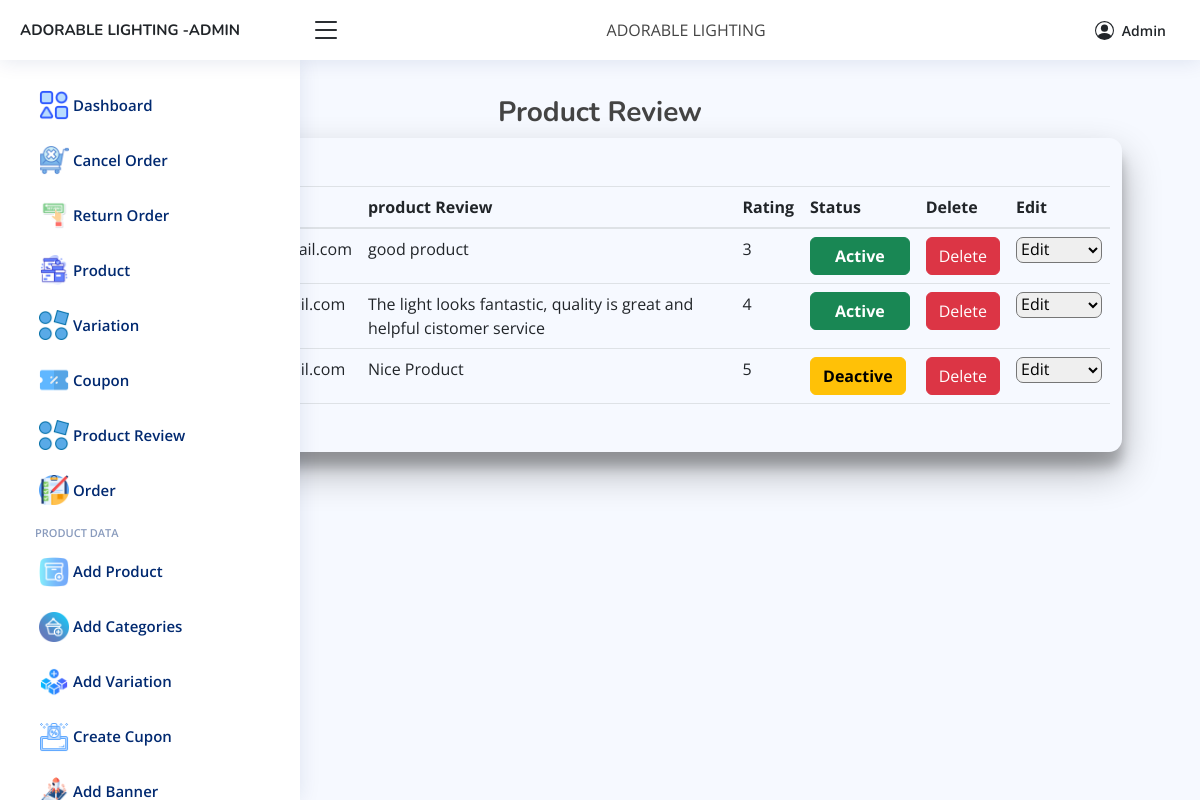
/admin/product_review.php, run on the app's committed database.
### tables this page shows
CREATE TABLE `review` (
  `id` int(11) NOT NULL,
  `product_id` varchar(255) NOT NULL,
  `product_rview` varchar(1000) NOT NULL,
  `rating` varchar(11) NOT NULL,
  `userid` varchar(255) NOT NULL,
  `name` varchar(255) NOT NULL,
  `pstatus` varchar(255) NOT NULL
);

### admin/product_review.php (the view, shortened to what this page needs)
<?php
include "./include/header.php";
require "./conn/conn.php";
?>
<Section class="my-5 py-5">
    <div class="container">
        <center>
            <h3>
    <b>
     Product Review
     </b>
            </h3>
        </center>
<div class="row px-5">
    <div class="col-12" style=" box-shadow: 0 19px 38px rgba(0,0,0,0.30), 0 15px 12px rgba(0,0,0,0.22); border-radius: 13px;">
    <table class="table my-5">
  <thead>
    <tr>
      <th scope="col">S.No.</th>
      <th scope="col">Name </th>
      <th scope="col">Email </th>
      <th scope="col">product Review</th>
      <th scope="col">Rating</th>
      <th scope="col"> Status </th>
      <th scope="col"> Delete </th>
      <th scope="col">Edit  </th>
  </thead>
  <tbody>
  <?php $i=1;
if(empty($_GET['id'])){
   $sql="SELECT * FROM `review` WHERE 1";
}else{
  $pro_id=$_GET['id'];
  $sql="SELECT * FROM `review` WHERE product_id='$pro_id'";
}
$result = mysqli_query($conn, $sql);
if (mysqli_num_rows($result) > 0) {
  while($row = mysqli_fetch_assoc($result)) {
?>
    <tr>
      <th scope="row"> <?php echo $i   ?> </th>
      <td><?php echo $row['name']   ?></td>
      <td><?php echo $row['userid']   ?></td>
      <td><?php echo $row['product_rview']   ?></td>
      <td><?php echo $row['rating']   ?></td>
      <td> <?php if($row['pstatus']==1){  ?>
        <button  class="btn btn-success px-4"> <B> Active  </B></button>
      <?php  }
      if($row['pstatus']==0){   ?>
      <button  class="btn btn-warning"> <B> Deactive  </B></button>
      <?php  } ?>
      </td>
      <td> <a href="./api/Product_review_delete.php? id=<?php echo $row['id']   ?>" type="button" class="btn btn-danger">Delete</a></td>
      <td>
    <form action="./api/review_edit.php" method="post">
<select id="cars" name="status"  onchange="showUser(this)" style="    border-radius: 7px;">
  <option value="">Edit</option>
</select>
</form></td>
    </tr>
<?php
$i++;
  }
} else {
}
?>
  </tbody>
</table>
    </div>
</div>
    </div>
</Section>
<?php
include "./include/footer.php";
?>

### admin/assets/css/style.css (style rules this page uses)
:root { scroll-behavior: smooth; }
body { font-family: "Open Sans", sans-serif; background: #f6f9ff; color: #444444; }
a { color: #4154f1; text-decoration: none; }
h1, h2, h3, h4, h5, h6 { font-family: "Nunito", sans-serif; }

### data on the page
review: product_rview "good product", rating "3", pstatus "Active"
review: product_rview "The light looks fantastic, quality is great and helpful cistomer service", rating "4", pstatus "Active"
review: product_rview "Nice Product", rating "5", pstatus "Deactive"
